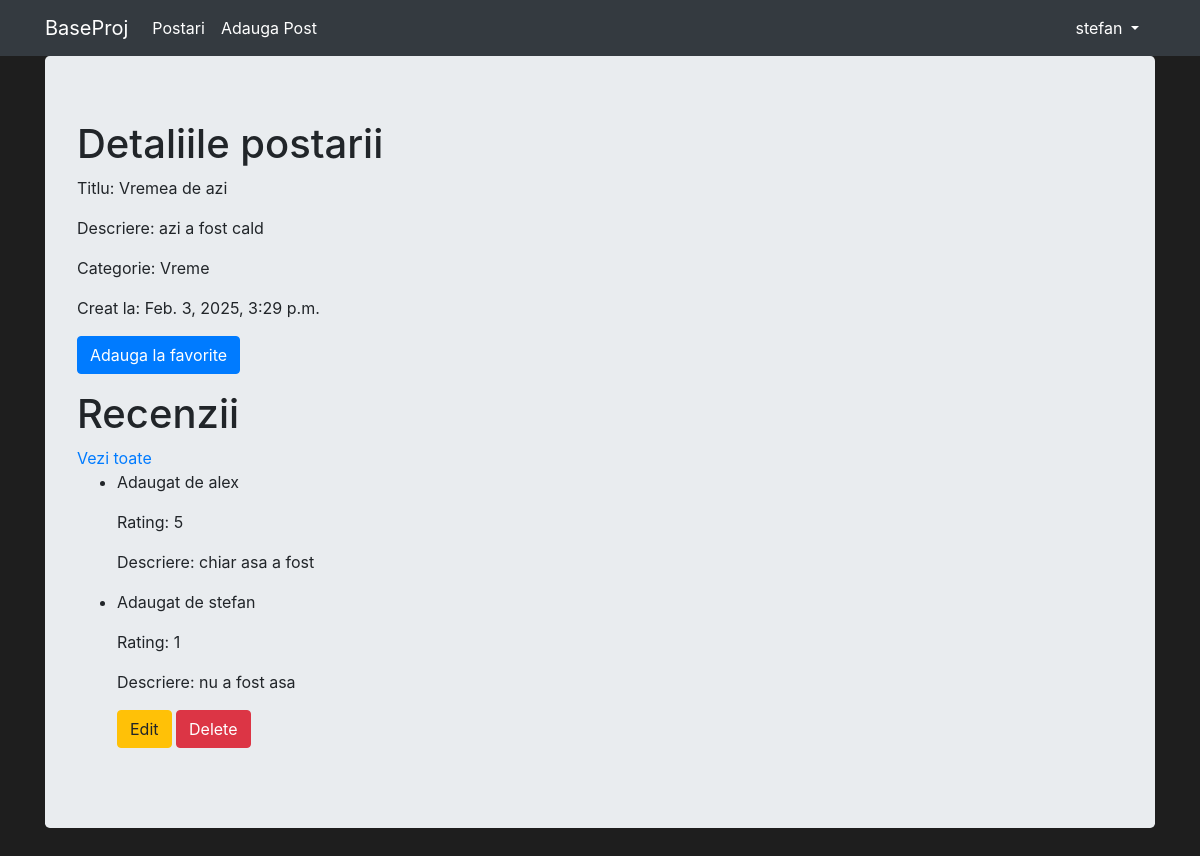
/posts/1 (signed in), run on the app's committed database.
### posts/models.py (models this page shows, shortened)
class Post(Model):
    title = CharField(max_length=128)
    description = TextField()
    category = ForeignKey(Category, on_delete=DO_NOTHING)
    created = DateTimeField(auto_now_add=True)
    publications = ManyToManyField(Publicatie)

class Category(Model):
    class Meta:
        verbose_name_plural = 'Categories'
    title = CharField(max_length=128)
    description = TextField()

class Review(Model):
    rating = IntegerField()
    description = CharField(max_length=200, blank=True, null=True)
    post = ForeignKey(Post, on_delete=CASCADE)
    user = ForeignKey(User, on_delete=CASCADE)
    created = DateTimeField(auto_now_add=True)

### posts/views.py (the view)
# urls.py: path('posts/<pk>', post_detail_view, name='posts-detail'),
def post_detail_view(request, pk):
    post = Post.objects.get(pk=pk)
    reviews = Review.objects.filter(post=post).order_by('-pk')[:3]
    user_already_reviewed = False
    for review in reviews:
        if review.user == request.user:
            user_already_reviewed = True
    return render(
        request,
        'posts_detail.html',
        context={
            'object': post,
            'reviews': reviews,
            'user_already_reviewed': user_already_reviewed
        }
    )

### posts/templates/posts_detail.html (shortened to what this page needs)
{% extends 'base.html' %}
{% block content %}
<h1>Detaliile postarii</h1>
<p>Titlu: {{ object.title }}</p>
<p>Descriere: {{ object.description }}</p>
<p>Categorie: {{ object.category.title }}</p>
<p>Creat la: {{ object.created }}</p>
{% if user.is_authenticated %}
<form method="post" action="{% url 'add-post-to-user' object.id %}">
    <button type="submit" class="btn btn-primary">Adauga la favorite</button>
</form>
{% endif %}
<div>
    <h1>Recenzii</h1>
    <a href="{% url 'reviews' object.pk %}">Vezi toate</a>
    <ul>
        {% for review in reviews %}
        <li>
            <p>Adaugat de {{ review.user.username }}</p>
            <p>Rating: {{ review.rating }}</p>
            <p>Descriere: {{ review.description }}</p>
            {% if review.user == user %}
                <a class="btn btn-warning" href="{% url 'edit-review' review.pk %}">Edit</a>
                <a class="btn btn-danger" href="{% url 'delete-review' review.pk %}">Delete</a>
            {% endif %}
        </li>
        {% endfor %}
    </ul>
</div>
{% endblock %}

### posts/templates/base.html (shortened to what this page needs)
{% load static %}
<html {% if LANGUAGE_CODE %}lang="{{ LANGUAGE_CODE }}" {% endif %}>
<head>
    <link rel="stylesheet" href="https://stackpath.bootstrapcdn.com/bootstrap/4.2.1/css/bootstrap.min.css"
>
    <link rel="stylesheet" href="{% static 'index.css' %}">
</head>
<body>
<nav class="navbar navbar-expand-lg navbar-dark bg-dark">
    <div class="container fixed">
        <a class="navbar-brand" href="/">BaseProj</a>
        <div class="collapse navbar-collapse" id="navbarNavAltMarkup">
            <div class="navbar-nav">
                <a class="nav-item nav-link active" href="{% url 'posts-page' %}">
                    Postari
                </a>
                <a class="nav-item nav-link active" href="{% url 'posts-create' %}">
                    Adauga Post
                </a>
            </div>
        </div>
        <div class="nav-item dropdown">
            {% if user.is_authenticated %}
            <a class="nav-link dropdown-toggle text-white" href="#" data-toggle="dropdown">
                {{ user.username }}
            </a>
            {% endif %}
        </div>
    </div>
</nav>
<div class="container">
    <div class="jumbotron">
        {% block content %}{% endblock %}
    </div>
</div>
</body>
</html>

### posts/static/index.css (style rules this page uses)
body { background-color: #1e1e1e; }

### data on the page
Post: title "Vremea de azi", description "azi a fost cald", category "Vreme", created "Feb. 3, 2025, 3:29 p.m."
Review: user.username "alex", rating "5", description "chiar asa a fost"
Review: user.username "stefan", rating "1", description "nu a fost asa", shows "Edit"

### other printed values
{{ user.username }} "stefan"
